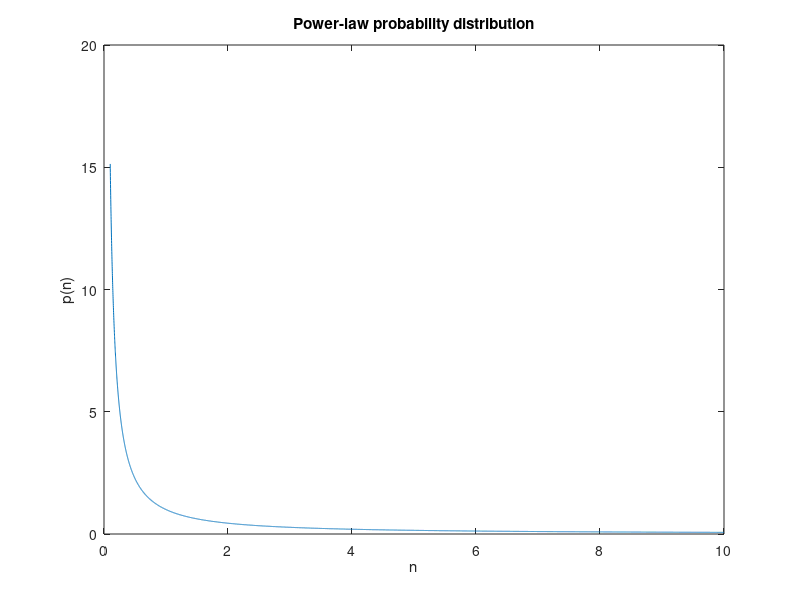

MATLAB code to generate this figure:
%% 3.3
clf, clc, clear
alpha=1.18;
N=16;
r=linspace(0.1,10,10000);
p=r.^(-alpha);
%p = p./((p(1)));


plot(r,p)
ylabel('p(n)')
xlabel('n')
title('Power-law probability distribution')
